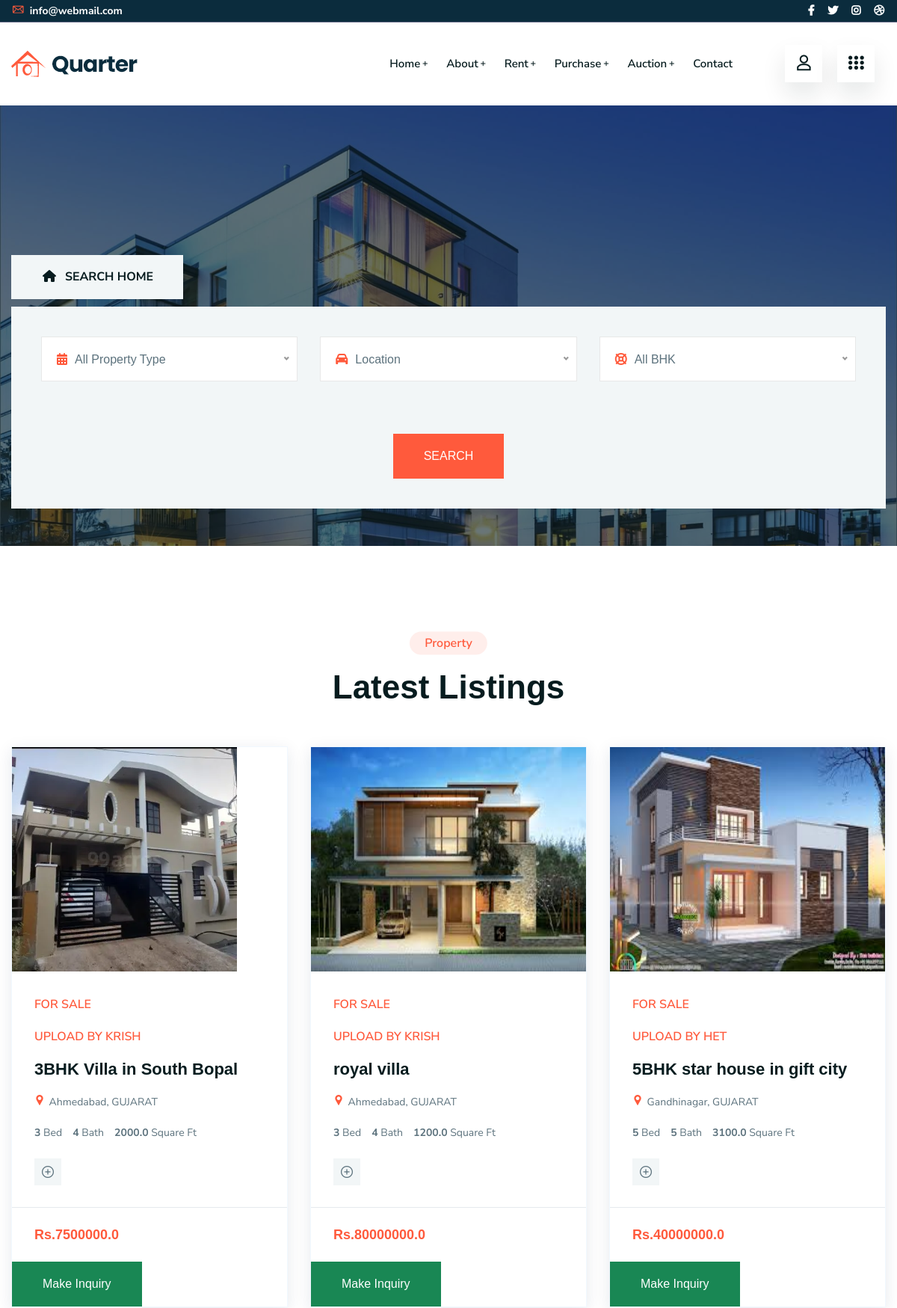
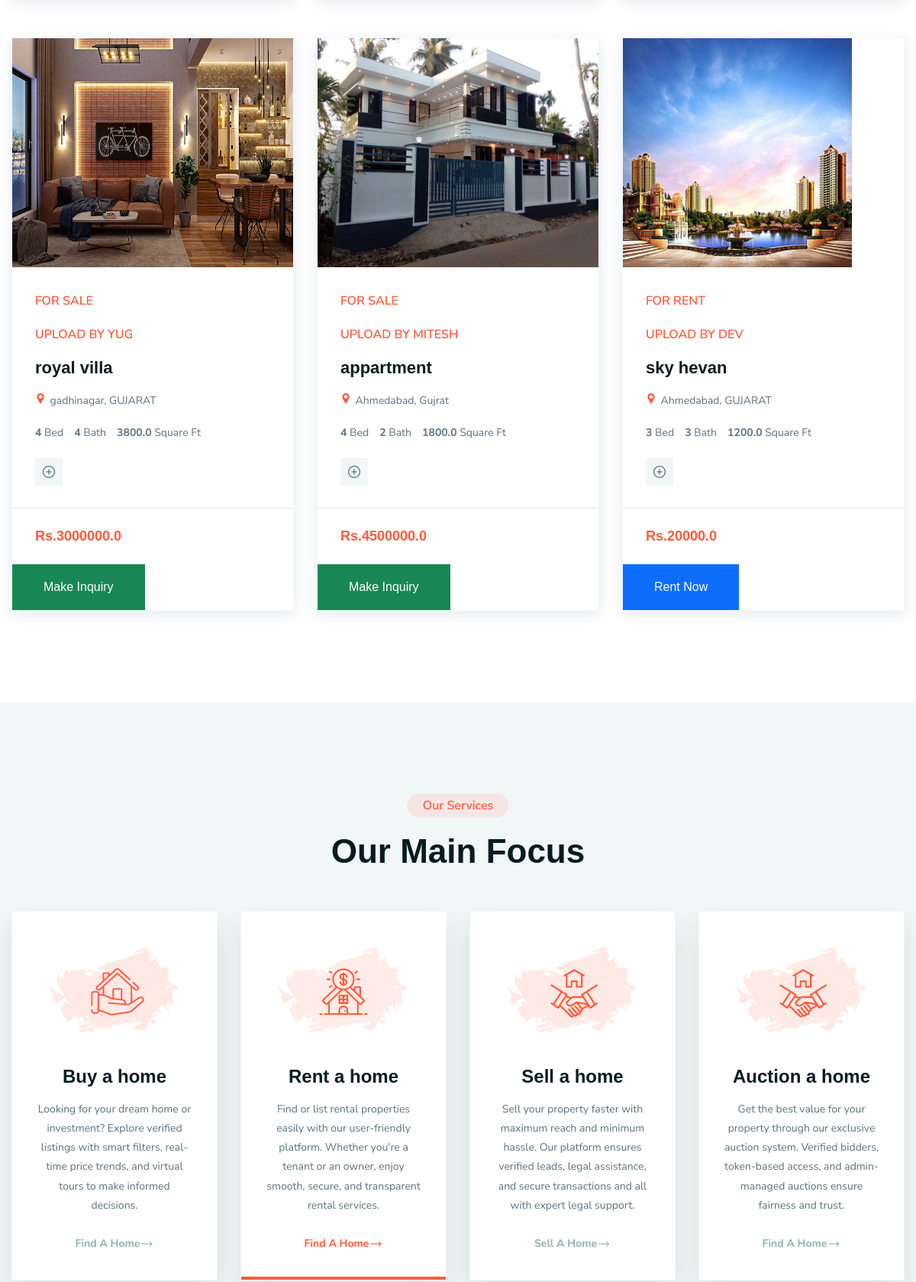
The page / (upper part) on the database its author committed (2 pictures, top to bottom).
### myapp/models.py (models this page shows, shortened)
class Property(models.Model):
    user = models.ForeignKey(reigstermodel, on_delete=models.CASCADE, null=True, blank=True, related_name='user_property')
    title = models.CharField(max_length=255)
    description = models.TextField()
    listing_type = models.CharField(max_length=50, choices=[('Rent', 'Rent'), ('Sale', 'Sale')],null=True)
    built_up_area = models.FloatField(null=True, blank=True)
    carpet_area = models.FloatField(null=True,blank=True)
    price = models.FloatField(null=True, blank=True)#models.DecimalField(max_digits=12, decimal_places=2, null=True, blank=True)
    construction_status = models.CharField(max_length=50, choices=[('Ready to Move', 'Ready to Move'), ('Under construction', 'Under construction')])
    monthly_rent = models.FloatField(null=True, blank=True)#models.DecimalField(max_digits=12, decimal_places=2, null=True, blank=True)
    security_deposit = models.CharField(max_length=50, choices=[('None', 'None'), ('1 month', '1 month'), ('2 month', '2 month'), ('Custom', 'Custom')],null=True, blank=True)
    category = models.CharField(max_length=50, choices=[('Apartments', 'Apartments'), ('Duplexes', 'Duplexes'), ('Houses', 'Houses'), ('Villas', 'Villas')])
    bhk_type = models.CharField(max_length=50, choices=[('1 RK', '1 RK'), ('1 BHK', '1 BHK'), ('1.5 BHK', '1.5 BHK'), ('2 BHK', '2 BHK'), ('3+ BHK', '3+ BHK')])
    furnishing_status = models.CharField(max_length=50, choices=[('Furnished', 'Furnished'), ('Semi-Furnished', 'Semi-Furnished'), ('Unfurnished', 'Unfurnished')])
    address = models.CharField(max_length=255)
    country = models.CharField(max_length=100)
    state = models.CharField(max_length=100)
    city = models.CharField(max_length=100)
    pincode = models.CharField(max_length=20)
    googlemap = models.TextField(null=True, blank=True)
    image = models.ImageField(upload_to='photos',null=True, blank=True)
    video_url = models.TextField(null=True, blank=True)
    virtual_tour = models.TextField(null=True, blank=True)
    def Property_photo(self):
        return mark_safe('<img src="{}" width="100"/>'.format(self.image.url))
    Property_photo.allow_tags = True
    status = models.BooleanField(default=True)
    age_of_property = models.CharField(max_length=50, blank=True, null=True)
    facing_direction = models.CharField(
        max_length=10,
        choices=[("North", "North"), ("East", "East"), ("West", "West"), ("South", "South")],
        blank=True,
        null=True
    )
    bedrooms = models.PositiveIntegerField(blank=True, null=True)
    bathrooms = models.PositiveIntegerField(blank=True, null=True)
    balconies = models.PositiveIntegerField(blank=True, null=True)
    floors_no = models.CharField(max_length=20, blank=True, null=True)
    available_from = models.DateField(blank=True, null=True)
    basement = models.CharField(max_length=255, blank=True, null=True)
    owner_notes = models.TextField(blank=True, null=True)

class reigstermodel(models.Model):
    firstname= models.CharField(max_length=15)
    lastname = models.CharField(max_length=15)
    email = models.EmailField()
    password = models.CharField(max_length=30)
    confirmpassword = models.CharField(max_length=30)

### myapp/views.py (the view)
# urls.py: path("",views.index6page),
def index6page(request):
    uid = request.session.get('log_id')  # Use .get() to avoid KeyError
    fetchproperty = Property.objects.filter(status=True)
    fetchauction = Auction.objects.all()
    fetchfeedback = feedback.objects.all()
    paid_order = PlanOrder.objects.filter(user_id=uid, status="Paid").order_by("-purchase_date").first()
    context = {
        "property": fetchproperty,
        "auction": fetchauction,
        "paid_order": paid_order,
        "feedback":fetchfeedback,
    }
    return render(request, "index-6.html", context)

### myapp/templates/index-6.html (shortened to what this page needs)
<!doctype html>
<html class="no-js" lang="zxx" xmlns="http://www.w3.org/1999/html">
<head>
    <link rel="stylesheet" href="static/css/font-icons.css">
    <link rel="stylesheet" href="static/css/plugins.css">
    <link rel="stylesheet" href="static/css/style.css">
    <link rel="stylesheet" href="static/css/responsive.css">
</head>
<body>
<div class="body-wrapper">
    {% include 'nnav.html' %}
    <div class="ltn__slider-area ltn__slider-4">
        <div class="ltn__slide-one-active----- slick-slide-arrow-1----- slick-slide-dots-1----- arrow-white----- ltn__slide-animation-active">
            <div class="ltn__slide-item ltn__slide-item-2 ltn__slide-item-4 bg-image bg-overlay-theme-black-60" data-bs-bg="static/img/slider/11.jpg">
                <div class="ltn__slide-item-inner text-left">
                    <div class="container">
                        <div class="row">
                            <div class="col-lg-12 align-self-center">
                                <div class="slide-item-car-dealer-form">
                                    <div class="ltn__car-dealer-form-tab">
                                        <div class="ltn__tab-menu  text-uppercase">
                                            <div class="nav">
                                                 <a data-bs-toggle="tab" href="#ltn__form_tab_1_1" class=""><i class="fas fa-home"></i>Search Home</a>
                                            </div>
                                        </div>
                                        <div class="tab-content">
                                            <div class="tab-pane fade active show" id="ltn__form_tab_1_1">
                                                <div class="car-dealer-form-inner">
                                                    <form action="/property-search" class="ltn__car-dealer-form-box row" method="post">
                                                        <div class="ltn__car-dealer-form-item ltn__custom-icon ltn__icon-calendar col-lg-4 col-md-6">
                                                        </div>
                                                        <div class="ltn__car-dealer-form-item ltn__custom-icon ltn__icon-car col-lg-4 col-md-6">
                                                        </div>
                                                        <div class="ltn__car-dealer-form-item ltn__custom-icon ltn__icon-ring col-lg-4 col-md-6">
                                                        </div>
                                                        <div class="car-price-filter-range col-lg-12">
                                                            <div class="btn-wrapper text-center">
                                                                <button type="submit" class="btn theme-btn-1 btn-effect-1 text-uppercase">Search</button>
                                                            </div>
                                                        </div>
                                                    </form>
                                                </div>
                                            </div>
                                        </div>
                                    </div>
                                </div>
                            </div>
                        </div>
                    </div>
                </div>
            </div>
        </div>
    </div>
    <div class="ltn__product-slider-area ltn__product-gutter pt-115 pb-70">
        <div class="container">
            <div class="row">
                <div class="col-lg-12">
                    <div class="section-title-area ltn__section-title-2--- text-center">
                        <h6 class="section-subtitle section-subtitle-2 ltn__secondary-color">Property</h6>
                        <h1 class="section-title">Latest Listings</h1>
                    </div>
                </div>
            </div>
            <div class="row ltn__product-slider-item-three-active--- slick-arrow-1">
               {% for i in property %}
                    <div class="col-xl-4 col-sm-6 col-12">
                        <div class="ltn__product-item ltn__product-item-4 ltn__product-item-5 text-center---">
                            <div class="product-img">
                                <a href="/product-details/{{ i.id }}"><img src="/media/{{ i.image }}" alt="#" height="300px"></a>
                            </div>
                            <div class="product-info">
                                <div class="product-badge">
                                    <ul>
                                        <li class="sale-badg">For {{ i.listing_type }}</li>
                                    </ul>
                                </div>
                                <div class="product-badge">
                                    <ul>
                                        <li class="sale-badg">Upload by {{ i.user.firstname }}</li>
                                    </ul>
                                </div>
                                <h2 class="product-title"><a href="/product-details/{{ i.id }}">{{ i.title }}</a></h2>
                                <div class="product-img-location">
                                    <ul>
                                        <li>
                                            <a href="locations"><i class="flaticon-pin"></i> {{ i.city }}, {{ i.state }}</a>
                                        </li>
                                    </ul>
                                </div>
                                <ul class="ltn__list-item-2--- ltn__list-item-2-before--- ltn__plot-brief">
                                    <li><span>{{ i.bedrooms }}</span> Bed</li>
                                    <li><span>{{ i.bathrooms }}</span> Bath</li>
                                    <li><span>{{ i.built_up_area }}</span> Square Ft</li>
                                </ul>
                                <div class="product-hover-action">
                                    <ul>
                                        <li>
                                            <a href="/product-details/{{ i.id }}" title="Product Details">
                                                <i class="flaticon-add"></i>
                                            </a>
                                        </li>
                                    </ul>
                                </div>
                            </div>
                            <div class="product-info-bottom">
                                <div class="product-price">
                                     {% if i.listing_type == "Rent" %}
                                    <span>Rs.{{ i.monthly_rent }}</span>
                                {% elif i.listing_type == "Sale" %}
                                    <span>Rs.{{ i.price }}</span>
                                {% endif %}
                                </div>
                            </div>
                            <div class="product-action">
                                {% if i.listing_type == "Rent" %}
                                    <a href="/add_renting/{{i.id}}" class="btn btn-primary btn-sm">Rent Now</a>
                                {% elif i.listing_type == "Sale" %}
                                    <a href="/inquiry/{{ i.id }}" class="btn btn-success btn-sm">Make Inquiry</a>
                                {% endif %}
                            </div>
                        </div>
                    </div>
                    {% endfor %}
            </div>
        </div>
    </div>
    <div class="ltn__feature-area section-bg-1 pt-120 pb-90 mb-120---">
        <div class="container">
            <div class="row">
                <div class="col-lg-12">
                    <div class="section-title-area ltn__section-title-2--- text-center">
                        <h6 class="section-subtitle section-subtitle-2 ltn__secondary-color">Our Services</h6>
                        <h1 class="section-title">Our Main Focus</h1>
                    </div>
                </div>
            </div>
            <div class="row ltn__custom-gutter--- justify-content-center">
                <div class="col-lg-3 col-sm-6 col-12">
                    <div class="ltn__feature-item ltn__feature-item-6 text-center bg-white  box-shadow-1">
                        <div class="ltn__feature-icon">
                            <img src="static/img/icons/icon-img/21.png" alt="#">
                        </div>
                        <div class="ltn__feature-info">
                            <h3><a href="service-details">Buy a home</a></h3>
                            <p>Looking for your dream home or investment? Explore verified listings with smart filters, real-time price trends, and virtual tours to make informed decisions.</p>
                            <a class="ltn__service-btn" href="propertyforsale">Find A Home <i class="flaticon-right-arrow"></i></a>
                        </div>
                    </div>
                </div>
                <div class="col-lg-3 col-sm-6 col-12">
                    <div class="ltn__feature-item ltn__feature-item-6 text-center bg-white  box-shadow-1 active">
                        <div class="ltn__feature-icon">
                            <img src="static/img/icons/icon-img/22.png" alt="#">
                        </div>
                        <div class="ltn__feature-info">
                            <h3><a href="service-details">Rent a home</a></h3>
                            <p>Find or list rental properties easily with our user-friendly platform. Whether you're a tenant or an owner, enjoy smooth, secure, and transparent rental services.</p>
                            <a class="ltn__service-btn" href="rentproperty">Find A Home<i class="flaticon-right-arrow"></i></a>
                        </div>
                    </div>
                </div>
                <div class="col-lg-3 col-sm-6 col-12">
                    <div class="ltn__feature-item ltn__feature-item-6 text-center bg-white  box-shadow-1">
                        <div class="ltn__feature-icon">
                            <img src="static/img/icons/icon-img/23.png" alt="#">
                        </div>
                        <div class="ltn__feature-info">
                            <h3><a href="service-details">Sell a home</a></h3>
                            <p>Sell your property faster with maximum reach and minimum hassle. Our platform ensures verified leads, legal assistance, and secure transactions and all with expert legal support.</p>
                            <a class="ltn__service-btn" href="#">Sell A Home<i class="flaticon-right-arrow"></i></a>
                        </div>
                    </div>
                </div>
                <div class="col-lg-3 col-sm-6 col-12">
                    <div class="ltn__feature-item ltn__feature-item-6 text-center bg-white  box-shadow-1">
                        <div class="ltn__feature-icon">
                            <img src="static/img/icons/icon-img/23.png" alt="#">
                        </div>
                        <div class="ltn__feature-info">
                            <h3><a href="service-details">Auction a home</a></h3>
                            <p>Get the best value for your property through our exclusive auction system. Verified bidders, token-based access, and admin-managed auctions ensure fairness and trust.</p>
                            <a class="ltn__service-btn" href="shop">Find A Home<i class="flaticon-right-arrow"></i></a>
                        </div>
                    </div>
                </div>
            </div>
        </div>
    </div>
</div>
</body>
</html>

### myapp/static/css/responsive.css (style rules this page uses)
@media (min-width: 1200px) { .container { max-width: 1200px; } }

### rows shown on the page
Property: image (picture), listing_type "SALE", user.firstname "KRISH", title "3BHK Villa in South Bopal", city "Ahmedabad", state "GUJARAT", bedrooms "3", bathrooms "4", built_up_area "2000.0", price "7500000.0"
Property: image (picture), listing_type "SALE", user.firstname "KRISH", title "royal villa", city "Ahmedabad", state "GUJARAT", bedrooms "3", bathrooms "4", built_up_area "1200.0", price "80000000.0"
Property: image (picture), listing_type "SALE", user.firstname "HET", title "5BHK star house in gift city", city "Gandhinagar", state "GUJARAT", bedrooms "5", bathrooms "5", built_up_area "3100.0", price "40000000.0"
Property: image (picture), listing_type "SALE", user.firstname "YUG", title "royal villa", city "gadhinagar", state "GUJARAT", bedrooms "4", bathrooms "4", built_up_area "3800.0", price "3000000.0"
Property: image (picture), listing_type "SALE", user.firstname "MITESH", title "appartment", city "Ahmedabad", state "Gujrat", bedrooms "4", bathrooms "2", built_up_area "1800.0", price "4500000.0"
Property: image (picture), listing_type "RENT", user.firstname "DEV", title "sky hevan", city "Ahmedabad", state "GUJARAT", bedrooms "3", bathrooms "3", built_up_area "1200.0", monthly_rent "20000.0"
